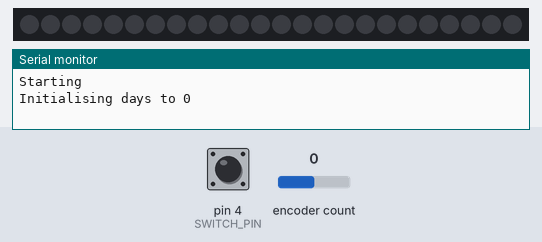
Recording of a program running on a simulated Arduino Nano, built with avr-gcc and run on an emulated ATmega328P. On the bench: 24 RGB LEDs in strip order, left to right, the last lines printed to the serial monitor. The test bench sets the inputs (shaded band); at power-on: encoder count 0, pin 4 (SWITCH_PIN) HIGH. EEPROM starts erased.

Above: at 1.2 s.
1.3 s: encoder count set to 1
2.8 s: pin 4 (SWITCH_PIN) pulled LOW for 0.15 s
4.4 s: pin 4 (SWITCH_PIN) pulled LOW for 1 s
6.9 s: encoder count set to 2
At 7.5 s:
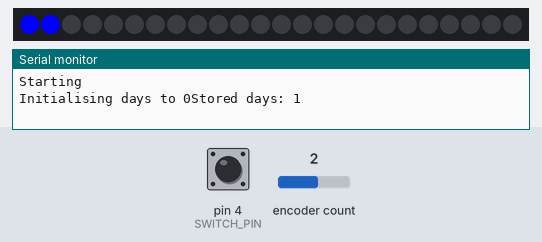
8.4 s: encoder count set to 3
Timing chart, 0 to 10.9 s (numbered marks = the images above; inputs shaded):
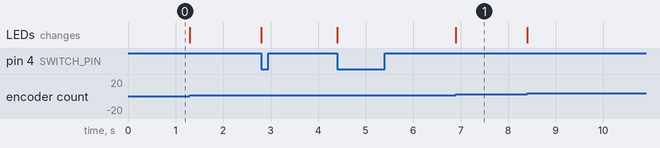

Measured:
- after the input at 6.9 s, the LEDs: change at once (image 1)

The program:

main.cpp
```cpp
#include <Arduino.h>
#include <FastLED.h>
#include <Encoder.h>
#include <EEPROM.h>

#define NUM_LEDS    24
#define CLK_PIN     2
#define DT_PIN      3
#define SWITCH_PIN  4
#define LED_PIN     5

CRGB leds[NUM_LEDS];
int days = 0;
unsigned long lastDaysChange = 0L;
unsigned long lastStored = 0L;
int mode = 0;

Encoder encoder(DT_PIN, CLK_PIN);
long oldPosition = 0;

void showDays() {
  CRGB colour;
  switch (mode) {
    case 0: colour = CRGB::Red; break;
    case 1: colour = CRGB::Green; break;
    case 2: colour = CRGB::Blue; break;
  }
  for (int n = 0; n < NUM_LEDS; n++) {
    if (n < days) {
      leds[n] = colour;
    } else {
      leds[n] = CRGB::Black;
    }
  }
  FastLED.show();
}

void setup() {
  Serial.begin(115200);
  Serial.println("Starting");

  pinMode(SWITCH_PIN, INPUT_PULLUP);

  FastLED.addLeds<WS2812B, LED_PIN, GRB>(leds, NUM_LEDS);

  byte stored = EEPROM[0];
  if (stored != 0xFF) {
    days = stored;
    Serial.print("Using stored days: ");
    Serial.println(days);
  } else {
    days = 0;
    EEPROM[0] = 0;
    Serial.print("Initialising days to 0");
  }
  showDays();
}

void loop() {
  long newPosition = encoder.read() / 4;
  if (newPosition != oldPosition) {
    days += newPosition - oldPosition;
    if (days < 0) {
      days = 0;
    } else if (days > NUM_LEDS) {
      days = NUM_LEDS;
    } else {
      lastDaysChange = millis();
      showDays();
    }
    oldPosition = newPosition;
  }

  // If it's 3 seconds since last time 'days' changed...
  unsigned long now = millis();
  if (now - lastDaysChange > 3000) {
    // And the last time 'days' changed is later than the last time it was stored...
    if (lastDaysChange > lastStored) {
      EEPROM[0] = days;
      lastStored = now;
      Serial.print ("Stored days: ");
      Serial.println(days);
    }
  }

  if (digitalRead(SWITCH_PIN) == 0) {
    if (++mode > 2) {
      mode = 0;
    }
    showDays();
    delay(100);
    while (digitalRead(SWITCH_PIN) == 0)
      ;
    delay(100);
  }
}
```
